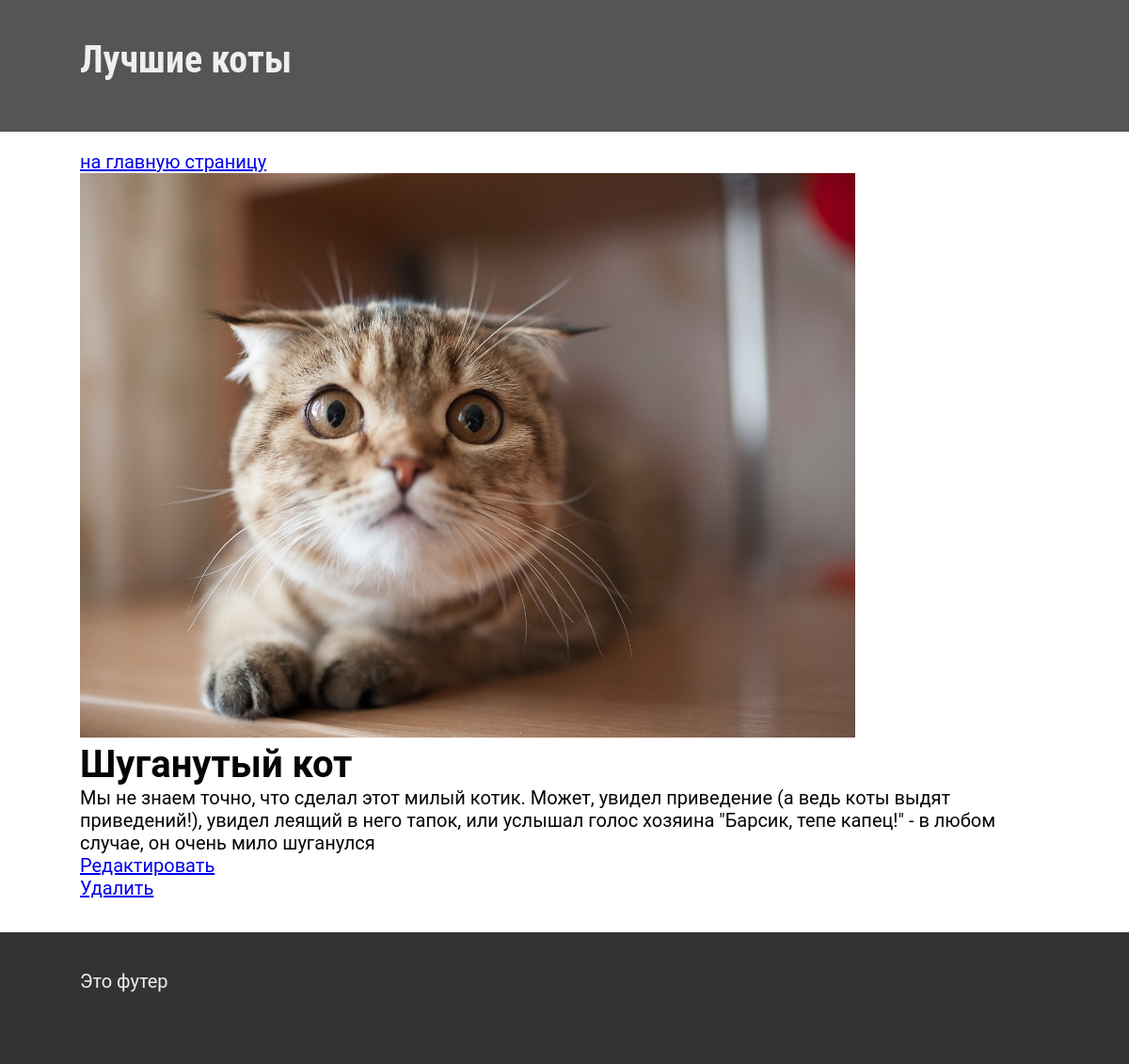
/?photo=1, run on the app's committed database.
### tables this page shows
CREATE TABLE `cats_photos` (
  `id` smallint(6) UNSIGNED NOT NULL,
  `title` char(45) DEFAULT NULL,
  `description` varchar(500) DEFAULT NULL,
  `photo` char(255) NOT NULL
);

### view/Template.class.php (called while the page is built, shortened)
<?php
class Template {
	public $template;
	public function render($data) {
		require_once TEMPLATE_DIR . DIRECTORY_SEPARATOR . $this->template;
	}
}

### controller/SinglePhoto.php (called while the page is built)
<?php
require_once(MODEL_DIR . DIRECTORY_SEPARATOR . 'ListPhoto.class.php');
require_once(TEMPLATE_DIR . DIRECTORY_SEPARATOR . 'Template.class.php');
$SinglePhoto = new ListPhoto();
$photoInfo = $SinglePhoto->getSingle ($route);
$data = [];
$data['photoInfo'] = $photoInfo;
$page = new Template();
$page->layout = 'layout.php';
$page->template = 'singlePhotoTpl.php';
$page->render($data);

### model/ListPhoto.class.php (called while the page is built, shortened)
<?php
class ListPhoto {
	public function getSingle ($photo_id) {
		$this->link = mysqli_connect(SQL_HOST, DB_USER, DB_PASSW);
		$this->query = "SELECT * FROM " . DB_NAME . ".`cats_photos` WHERE `id` =" . $photo_id;
		$this->result = mysqli_query($this->link, $this->query);
		$values_data_array = mysqli_fetch_array($this->result, MYSQLI_ASSOC);
		return $values_data_array;
	}
}

### view/singlePhotoTpl.php (the view, shortened to what this page needs)
<a href="./">на главную страницу</a>
<div class=big-photo>
	<a href="img/<?= $photoInfo['photo'] ?>" target="_blank">
		<img src="img/<?= $photoInfo['photo'] ?>" style="max-height: 600px; max-width: 100%">
	</a>
</div>
<h1><?= $photoInfo['title'] ?></h1>
<p><?= $photoInfo['description'] ?> </p>
<p><a href="./?edit=<?= $photoInfo['id'] ?>">Редактировать</a></p>
<p><a href="./?delete=<?= $photoInfo['id'] ?>">Удалить</a></p>

### www/css/style1.css (style rules this page uses)
html, body { height: 100%; font-family: 'Roboto', sans-serif; font-size: 20px; color:#050505; }

### data on the page
cats_photos: photo (picture), title "Шуганутый кот", description "Мы не знаем точно, что сделал этот милый котик. Может, увидел приведение (а ведь коты выдят приведений!), увидел леящий в него тапок, или услышал голос хозяина \"Барсик, тепе капец!\" - в любом случае, он очень мило шуганулся"
